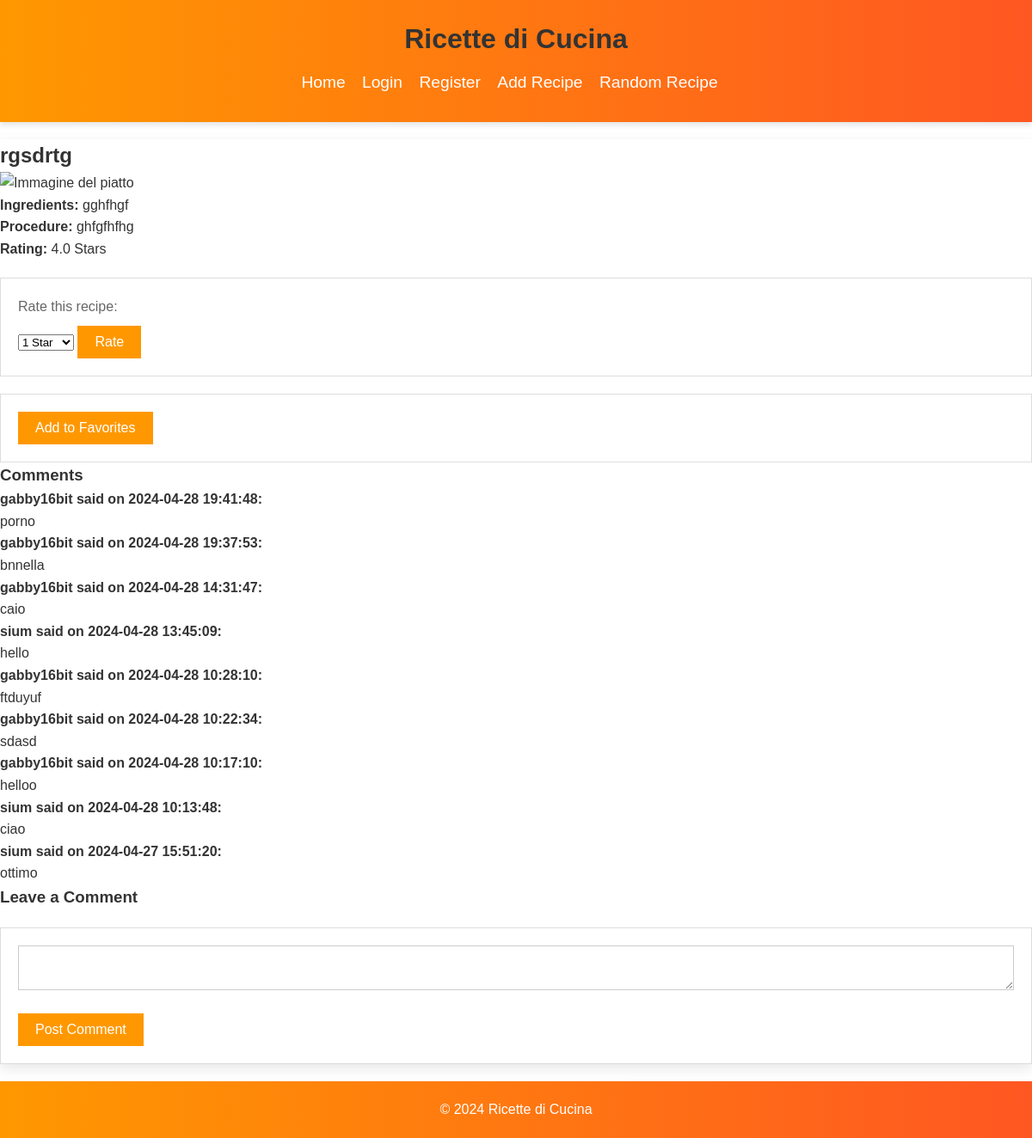
/recipe/1, run on the app's committed database.
### tables this page shows
CREATE TABLE recipe (
    id INTEGER PRIMARY KEY AUTOINCREMENT,
    name TEXT NOT NULL,
    ingredients TEXT NOT NULL,
    procedure TEXT NOT NULL,
    star_rating REAL DEFAULT 0,
    user_id INTEGER, image_path TEXT,
    FOREIGN KEY (user_id) REFERENCES user (id)
);

CREATE TABLE comment (
    id INTEGER PRIMARY KEY AUTOINCREMENT,
    user_id INTEGER NOT NULL,
    recipe_id INTEGER NOT NULL,
    text TEXT NOT NULL,
    created_at TIMESTAMP DEFAULT CURRENT_TIMESTAMP,
    FOREIGN KEY (user_id) REFERENCES user (id),
    FOREIGN KEY (recipe_id) REFERENCES recipe (id)
);

CREATE TABLE user (
    id INTEGER PRIMARY KEY AUTOINCREMENT,
    username TEXT UNIQUE NOT NULL,
    email TEXT UNIQUE NOT NULL,
    password_hash TEXT NOT NULL
);

### app.py (the view)
@app.route('/recipe/<int:recipe_id>')
def view_recipe(recipe_id):
    db = get_db()
    recipe_data = db.execute('SELECT * FROM recipe WHERE id = ?', (recipe_id,)).fetchone()
    recipe = dict(recipe_data)  # Converti in un dizionario mutabile
    comments = db.execute(
        'SELECT comment.*, user.username FROM comment '
        'JOIN user ON comment.user_id = user.id '
        'WHERE recipe_id = ? ORDER BY comment.created_at DESC',
        (recipe_id,)
    ).fetchall()
    rating_result = db.execute(
        'SELECT AVG(rating) as average_rating FROM rating '
        'WHERE recipe_id = ?',
        (recipe_id,)
    ).fetchone()
    if rating_result['average_rating'] is not None:
        recipe['average_rating'] = float(rating_result['average_rating'])
    else:
        recipe['average_rating'] = 0.0
    user_rating = None
    if 'user_id' in session:
        user_rating_query = db.execute(
            'SELECT rating FROM rating WHERE user_id = ? AND recipe_id = ?',
            (session['user_id'], recipe_id)
        ).fetchone()
        user_rating = user_rating_query['rating'] if user_rating_query else 0.0
    return render_template('recipe_view.html', recipe=recipe, comments=comments, user_rating = user_rating)

### app.py (called while the page is built)
def get_db():
    db_path = app.config['DATABASE']
    if '_database' not in g:
        g._database = sqlite3.connect(db_path)
        g._database.row_factory = sqlite3.Row
    return g._database

@app.teardown_appcontext
def close_connection(exception):
    db = g.pop('_database', None)
    if db is not None:
        db.close()

### templates/recipe_view.html
{% extends "layout.html" %}
{% block content %}
    <h2>{{ recipe.name }}</h2>
    <img src="../{{ recipe.image_path }}" alt="Immagine del piatto" style="max-width: 100%; height: auto;">
    <p><strong>Ingredients:</strong> {{ recipe.ingredients }}</p>
    <p><strong>Procedure:</strong> {{ recipe.procedure }}</p>
    <p><strong>Rating:</strong>
        {% if recipe.average_rating != 0.0 %}
            {{ recipe.average_rating|round(1) }} Stars
        {% else %}
            No rating yet
        {% endif %}
    </p>
    <form method="post" action="{{ url_for('rate_recipe', recipe_id=recipe.id) }}">
        <label for="rating">Rate this recipe:</label>
        <select name="rating" id="rating">
            {% for star in range(1, 6) %}
                <option value="{{ star }}" {{ 'selected' if user_rating and star == user_rating }}> {{ star }} Star{{ 's' if star > 1 }}</option>
            {% endfor %}
        </select>
        <button type="submit">Rate</button>
    </form>
    <form action="{{ url_for('add_to_favorites', recipe_id=recipe.id) }}" method="post">
        <button type="submit">Add to Favorites</button>
    </form>
    <div class="comments">
        <h3>Comments</h3>
        {% for comment in comments %}
            <div class="comment">
                <strong>{{ comment.username }} said on {{ comment.created_at }}:</strong>
                <p>{{ comment.text }}</p>
            </div>
        {% endfor %}
    </div>
    <section class="comments">
        <h3>Leave a Comment</h3>
        <form method="post" action="{{ url_for('submit_comment', recipe_id=recipe.id) }}">
            <textarea name="comment_text" required></textarea>
            <button type="submit">Post Comment</button>
        </form>
    </section>
{% endblock %}

### static/style.css (style rules this page uses)
* { box-sizing: border-box; margin: 0; padding: 0; }
body, h1, h2, h3, p, form, ul, li { font-family: 'Helvetica Neue', Helvetica, Arial, sans-serif; }
body { line-height: 1.6; font-size: 16px; background-color: #fff; color: #333; }
h1, h2 { color: #333; }
form { background: #ffffff; padding: 20px; margin-top: 20px; border: 1px solid #ddd; transition: transform 0.3s ease-in-out; }
form label { display: block; margin-bottom: 10px; color: #666; }
form input[type="text"], form input[type="email"], form input[type="password"], form textarea { width: 100%; padding: 10px; margin-bottom: 20px; border: 1px solid #ccc; }
form button { background-color: #ff9800; color: #ffffff; border: none; padding: 10px 20px; font-size: 1em; cursor: pointer; transition: background-color 0.3s; }
body, h1, h2, h3, p, form, ul, li { font-family: Arial, sans-serif; }

### data on the page
recipe: name "rgsdrtg", ingredients "gghfhgf", procedure "ghfgfhfhg"
comment: username "gabby16bit", created_at "2024-04-28 19:41:48", text "porno"
comment: username "gabby16bit", created_at "2024-04-28 19:37:53", text "bnnella"
comment: username "gabby16bit", created_at "2024-04-28 14:31:47", text "caio"
comment: username "sium", created_at "2024-04-28 13:45:09", text "hello"
comment: username "gabby16bit", created_at "2024-04-28 10:28:10", text "ftduyuf"
comment: username "gabby16bit", created_at "2024-04-28 10:22:34", text "sdasd"
comment: username "gabby16bit", created_at "2024-04-28 10:17:10", text "helloo"
comment: username "sium", created_at "2024-04-28 10:13:48", text "ciao"
comment: username "sium", created_at "2024-04-27 15:51:20", text "ottimo"

### other printed values
{{ recipe.average_rating|round(1) }} "4.0"
form field rating "1 Star"
